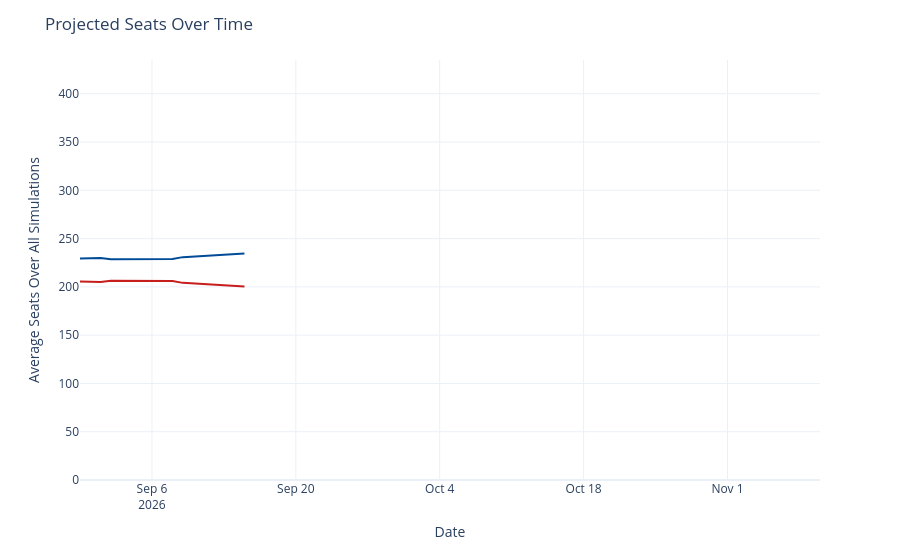

Notebook cell for this chart:
### Code cell
seats_over_time = output_ts[(output_ts['geo'] == 'US House') &
                             (output_ts['type'] == 'seats')]
seats_over_time['rep_seats'] = seats_over_time['y'].map(lambda x: 435 - x)
seats_over_time = seats_over_time.rename({'y': 'Democrats', 'rep_seats': 'Republicans'}, axis=1)
seats_time_ser = px.line(seats_over_time, x='date', y=['Democrats', 'Republicans'], template='plotly_white',
                        color_discrete_map={'Democrats': '#004b97', 'Republicans': '#c71e1d'},)
seats_time_ser.update_traces(hovertemplate="%{y:.1f}")
seats_time_ser.update_layout(
    xaxis=dict(range=[pd.to_datetime('2026-08-30'), pd.to_datetime('2026-11-10')]),
    yaxis=dict(range=[0, 435]),
    xaxis_title='Date',
    yaxis_title='Average Seats Over All Simulations',
    title=dict(text="Projected Seats Over Time"),
    hovermode="x",
    showlegend=False
)
seats_time_ser

### Figure 1 — Plotly figure (JSON) as saved in the notebook; plotly's stock layout.template omitted (floating-point values rounded to 4 significant figures)
{"data": [{"hovertemplate": "%{y:.1f}", "legendgroup": "Democrats", "line": {"color": "#004b97", "dash": "solid"}, "marker": {"symbol": "circle"}, "mode": "lines", "name": "Democrats", "orientation": "v", "showlegend": true, "type": "scatter", "x": ["2026-08-30", "2026-08-31", "2026-09-01", "2026-09-02", "2026-09-03", "2026-09-04", "2026-09-05", "2026-09-06", "2026-09-07", "2026-09-08", "2026-09-09", "2026-09-14", "2026-09-15"], "xaxis": "x", "y": [229.4, 230.0, 230.0, 228.5, 228.5, 228.7, 228.7, 228.9, 228.8, 228.9, 230.8, 233.6, 234.7], "yaxis": "y"}, {"hovertemplate": "%{y:.1f}", "legendgroup": "Republicans", "line": {"color": "#c71e1d", "dash": "solid"}, "marker": {"symbol": "circle"}, "mode": "lines", "name": "Republicans", "orientation": "v", "showlegend": true, "type": "scatter", "x": ["2026-08-30", "2026-08-31", "2026-09-01", "2026-09-02", "2026-09-03", "2026-09-04", "2026-09-05", "2026-09-06", "2026-09-07", "2026-09-08", "2026-09-09", "2026-09-14", "2026-09-15"], "xaxis": "x", "y": [205.6, 205.0, 205.0, 206.5, 206.5, 206.3, 206.3, 206.1, 206.2, 206.1, 204.2, 201.4, 200.3], "yaxis": "y"}], "layout": {"hovermode": "x", "legend": {"title": {"text": "variable"}, "tracegroupgap": 0}, "margin": {"t": 60}, "showlegend": false, "title": {"text": "Projected Seats Over Time"}, "xaxis": {"anchor": "y", "domain": [0, 1], "range": ["2026-08-30T00:00:00", "2026-11-10T00:00:00"], "title": {"text": "Date"}}, "yaxis": {"anchor": "x", "domain": [0, 1], "range": [0, 435], "title": {"text": "Average Seats Over All Simulations"}}}}
